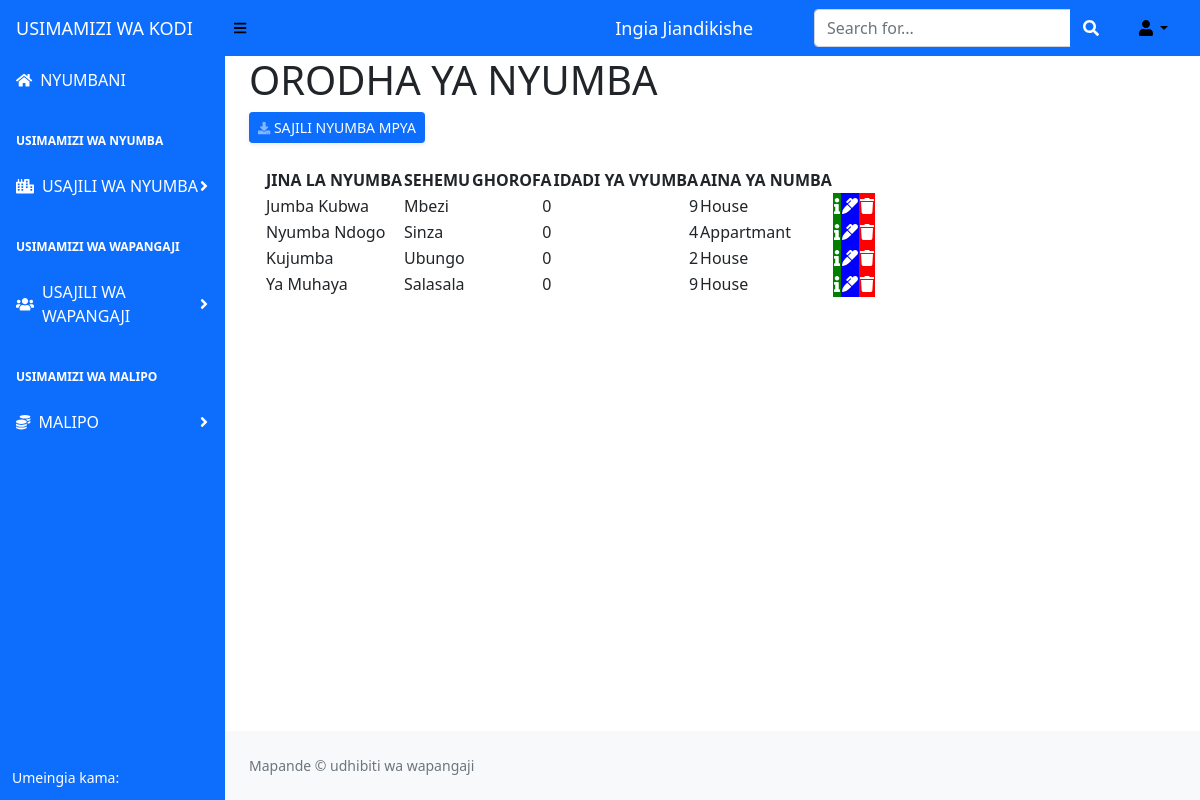
The app's page /house_list, older data.
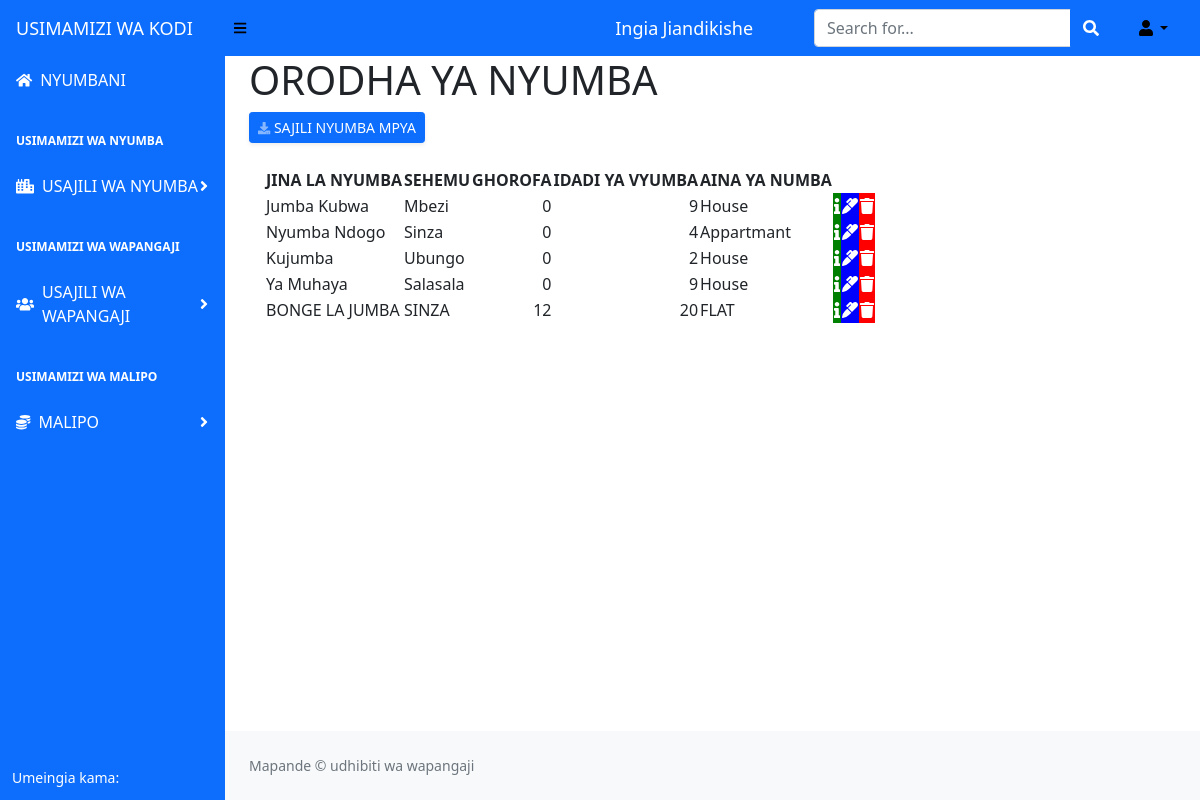
The same page, newer data.
### renting/models.py (models this page shows)
class HouseProperty(db.Model):
    __tablename__ = 'house_property'
    id = db.Column(db.Integer(), autoincrement=True, primary_key = True)
    house_name = db.Column(db.String(length = 50), nullable = False)
    house_location = db.Column(db.String())
    floor_number = db.Column(db.Integer())
    number_of_room = db.Column(db.Integer())
    category = db.Column(db.String(length=30))

### renting/routes.py (the view)
@app.route('/house_list')
def house_list_page():
    results = HouseProperty.query.all()
    return render_template('house_list.html', results = results)

### renting/templates/house_list.html (shortened to what this page needs)
{% extends 'base.html' %}
{% block content %}
<div class="content-heading"><h1>ORODHA YA NYUMBA</h1></div>
<div class="row">
    <div class="col-lg-12 mb-2">
        <a href="{{url_for('house_page')}}"
           class=" d-sm-inline-block btn btn-sm btn-primary shadow-sm"><i
                class="fas fa-download fa-sm text-white-50"></i> SAJILI NYUMBA MPYA</a>
    </div>
</div>
<div class="card-body">
    <table id="datatablesSimple">
        <thead>
            <tr>
                <th>JINA LA NYUMBA </th>
                <th>SEHEMU</th>
                <th>GHOROFA</th>
                <th>IDADI YA VYUMBA</th>
                <th>AINA YA NUMBA</th>
                <th></th>
                <th></th>
                <th></th>
            </tr>
        </thead>
        <tbody>
            {% for result in results %}
            <tr>
                <td>{{ result.house_name }}</td>
                <td>{{ result.house_location }}</td>
                <td style="text-align: right;">{{ result.floor_number }}</td>
                <td style="text-align: right;">{{ result.number_of_room }}</td>
                <td>{{ result.category }}</td>
                <td style="background-color: green;"><a href="/#/{{ result.id }}" ><span class="fa fa-info" style="font-size: 16px; color: white;" data-bs-toggle="tooltip" data-bs-placement="top" title="Info"></span></a> </td>
                <td style="background-color: blue;"><a href="/updatehouse/{{ result.id }}"> <span class="fa fa-marker" style='font-size:16px;color:white;' color="&#xf044;" data-bs-toggle="tooltip" data-bs-placement="top" title="Edit"></span></a> </td>
                <td style="background-color: red;"><a href="/confirmdeletehouse/{{ result.id }}"> <span class="fa fa-trash" style='font-size:16px;color:white;' data-bs-toggle="tooltip" data-bs-placement="top" title="Delete"></span></a> </td>
            </tr>
            {% endfor %}
        </tbody>
    </table>
 </div>
{% endblock %}

### renting/templates/base.html (shortened to what this page needs)
<!DOCTYPE html>
<html lang="en">
    <head>
        <link href="{{url_for('static', filename='css/styles.css')}}" rel="stylesheet" />
        <link rel="stylesheet" href="//code.jquery.com/ui/1.13.0/themes/base/jquery-ui.css">
    </head>
    <body>
        <nav class="sb-topnav navbar navbar-expand navbar-primary bg-primary">
            <a class="navbar-brand ps-3" href="{{ url_for('home_page')}}" style="font-size: large; color:white;">USIMAMIZI WA KODI</a>
            <button class="btn btn-link btn-sm order-1 order-lg-0 me-4 me-lg-0" id="sidebarToggle" href="#!" style="color: black;"><i class="fas fa-bars"></i></button>
            {% if current_user.is_authenticated %}
                <span class="navbar-text" style="margin-left: 30%;">
                 <a class="nav-item" style="text-decoration: none; font-size: large;color: white;"> karibu {{ current_user.username }},</a>
                <a class="nav-item" style="text-decoration: none; font-size: large; color: white;" href="{{ url_for('logout_page') }}"> Toka </a>
               </span>
             {% else %}
             <span class="navbar-text" style="margin-left: 30%;">
                  <a class="nav-item" style='text-decoration: none; font-size: large; color: white;' id="login-user" href="{{ url_for('login_page') }}"> Ingia</a>
                  <a class="nav-item" style="text-decoration: none; font-size: large; color: white;" id="register-user" href="{{ url_for('register_page')}}"> Jiandikishe</a>
               </span>
             {% endif %}
            <form class="d-none d-md-inline-block form-inline ms-auto me-0 me-md-3 my-2 my-md-0">
                <div class="input-group">
                    <input class="form-control" type="text" placeholder="Search for..." aria-label="Search for..." aria-describedby="btnNavbarSearch" />
                    <button class="btn btn-primary" id="btnNavbarSearch" type="button"><i class="fas fa-search"></i></button>
                </div>
            </form>
            <ul class="navbar-nav ms-auto ms-md-0 me-3 me-lg-4">
                <li class="nav-item dropdown">
                    <a class="nav-link dropdown-toggle" id="navbarDropdown" href="#" role="button" data-bs-toggle="dropdown" aria-expanded="false" style="color: black;"><i class="fas fa-user fa-fw" style="color:black;"></i></a>
                </li>
            </ul>
        </nav>
        <div id="layoutSidenav">
            <div id="layoutSidenav_nav">
                <nav class="sb-sidenav accordion sb-sidenav-primary bg-primary" id="sidenavAccordion">
                    <div class="sb-sidenav-menu">
                        <div class="nav">
                            <a class="nav-link" href="{{url_for('home_page')}}" style="color: white;">
                                <div class="sb-nav-link-icon"><i class="fas fa-home" style="color:white;"></i></div>
                                NYUMBANI
                            </a>
                            <div class="sb-sidenav-menu-heading" style="color: white;">USIMAMIZI WA NYUMBA</div>
                            <a class="nav-link collapsed" href="#" data-bs-toggle="collapse" data-bs-target="#collapseLayouts" aria-expanded="false" aria-controls="collapseLayouts" style="color:white;">
                                <div class="sb-nav-link-icon"><i class="fas fa-city" style="color: white;"></i></div>
                                USAJILI WA NYUMBA
                                <div class="sb-sidenav-collapse-arrow"><i class="fas fa-angle-down"></i></div>
                            </a>
                            <div class="sb-sidenav-menu-heading" style="color: white;">USIMAMIZI WA WAPANGAJI</div>
                            <a class="nav-link collapsed" href="#" data-bs-toggle="collapse" data-bs-target="#collapsePages" aria-expanded="false" aria-controls="collapsePages" style="color:white;">
                                <div class="sb-nav-link-icon"><i class="fas fa-users" style="color:white;"></i></div>
                                USAJILI WA WAPANGAJI
                                <div class="sb-sidenav-collapse-arrow"><i class="fas fa-angle-down"></i></div>
                            </a>
                            <div class="sb-sidenav-menu-heading" style="color: white;">USIMAMIZI WA MALIPO</div>
                            <a class="nav-link collapsed" href="#" data-bs-toggle="collapse" data-bs-target="#PaymentCollapse" aria-expanded="false" aria-controls="collapsePages" style="color:white;">
                                <div class="sb-nav-link-icon"><i class="fas fa-coins" style="color:white;"></i></div>
                                MALIPO
                                <div class="sb-sidenav-collapse-arrow"><i class="fas fa-angle-down"></i></div>
                            </a>
                        </div>
                    </div>
                    <div class="sb-sidenav-footer" style="color: white;">
                        <div class="small">Umeingia kama:</div>
                    </div>
                </nav>
            </div>
            <div id="layoutSidenav_content">
                <main>
                    <div class="container-fluid px-4">
                        {% block content %}
                        {% endblock%}
                    </div>
                </main>
                <footer class="py-4 bg-light mt-auto">
                    <div class="container-fluid px-4">
                        <div class="d-flex align-items-center justify-content-between small">
                            <div class="text-muted">Mapande &copy; udhibiti wa wapangaji {{year}}</div>
                        </div>
                    </div>
                </footer>
            </div>
        </div>
    </body>
</html>

Row changes from the older to the newer data that the page shows:
added HouseProperty: house_name "BONGE LA JUMBA", house_location "SINZA", floor_number "12", number_of_room "20", category "FLAT"
